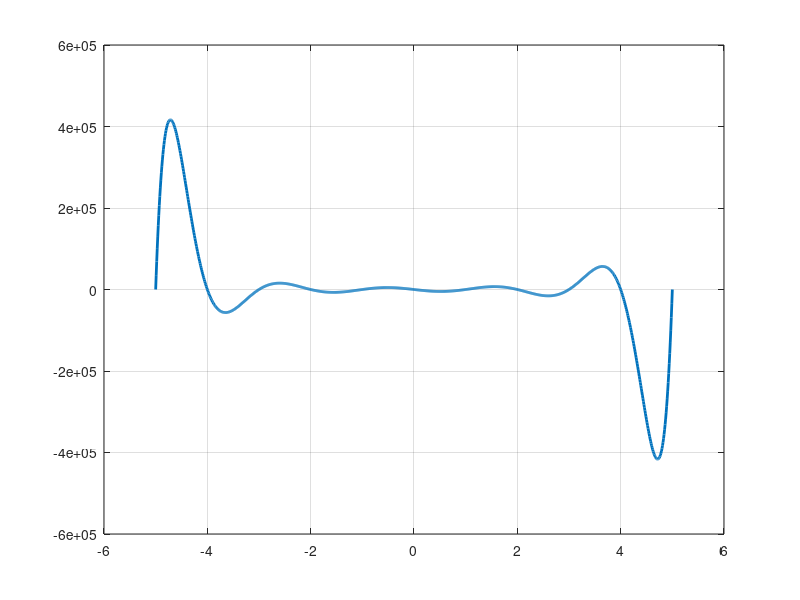
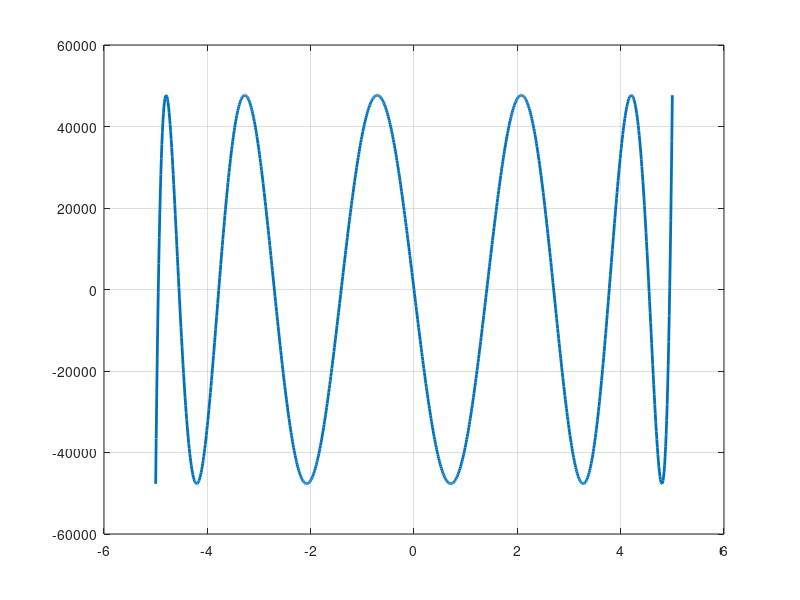

The MATLAB source for these figures, in order:
clc;clear;
x_interp=-5:5;
w11=poly(x_interp);
x=-5:0.01:5;
plot(x,polyval(w11,x),'linewidth',2)
grid on
figure(2)
k=10:-1:0;
x_interp=5*cos((2*k+1).*pi./22);
w11=poly(x_interp);
x=-5:0.01:5;
plot(x,polyval(w11,x),'linewidth',2)
grid on